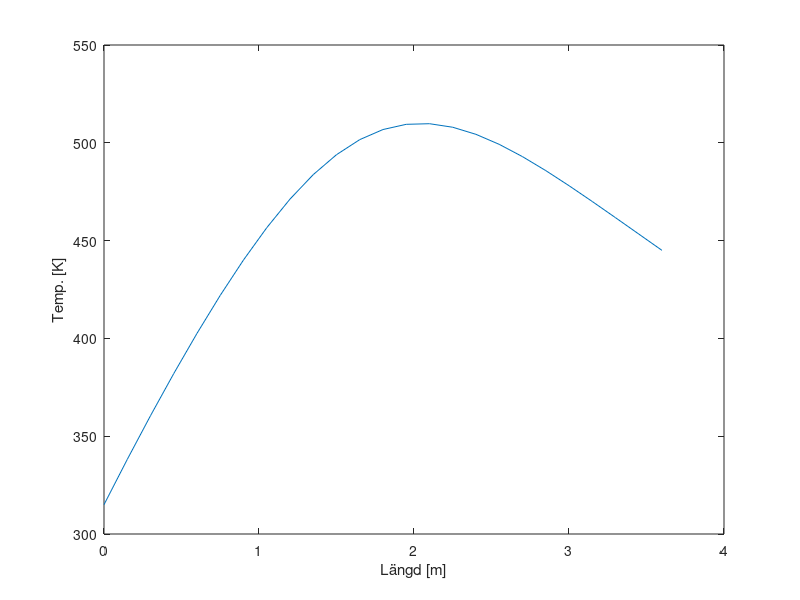

Write MATLAB code to recreate this figure.
clear; close all; clc;

a=0; b=3.6; h=0.15; n=(b-a)/h; %Randpunkter(a,b), steglängd(h), delintervall(n)
k=@(x)(2+x/3); dk=1/3; %Givna funktionen k
Q=@(x)(280*exp(-(x-1.8)^2)); %Givna funktionen Q

x=a+h:h:b-h; 
T=zeros(length(x),1); %Sökt
T(1)=315; T(end)=445;

b=zeros(length(x),1); %Kända Termer/Högerled b
b(1)=Q(x(1))-T(1)*(dk/(2*h)-k(x(1))/h^2);
b(end)=Q(x(end))+T(end)*(dk/(2*h)+k(x(end))/h^2);

A=zeros(length(x),length(x)); %Koeff.matris A
A(1,1)=2*k(x(1))/h^2;

for idx=2:1:length(x)-1
    b(idx)=Q(x(idx));
end

for idx=2:1:length(x)
    A(idx,idx)=2*k(x(idx))/h^2;
    A(idx-1,idx)=(-dk/(2*h)-k(x(idx-1))/h^2);
    A(idx,idx-1)=(dk/(2*h)-k(x(idx))/h^2);
end

T=[T(1) (A\b)' T(end)]; 

x=0:h:3.6;

plot(x,T); xlabel("Längd [m]"); ylabel("Temp. [K]")